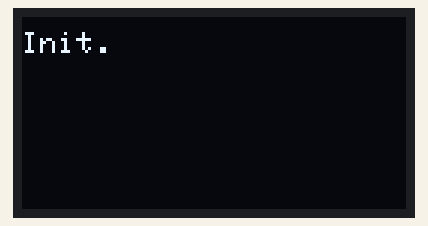
The sketch below on a simulated ESP8266 (NodeMCU). Shown: 128×64 one-colour display. WiFi joins after 1.5 s; servers stay silent unless stated; what the sketch prints to the serial monitor is not drawn.

Above: at 2.1 s.
At 2.7 s:
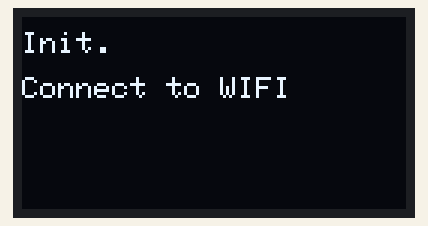
At 4.5 s:
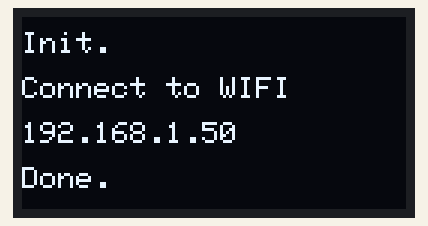

The sketch:

NodeMCU-TCP-Client.ino
```cpp
#include "ESP8266WiFi.h"
#include <Wire.h>
#include "Adafruit_SSD1306.h"
#include "Adafruit_GFX.h"

#define SCREEN_ADDRESS 0x3C

static String val = "";
const char *RemoteIp = "192.168.10.6"; // 设置远程主机Ip地址
const int RemotePort = 2000; // 设置远程主机端口号

WiFiClient client; // 创建Tcp客户端

Adafruit_SSD1306 display(128, 64, &Wire,-1);

void setup()
{
  Serial.begin(115200);
  Serial.println();

  if(!display.begin(SSD1306_SWITCHCAPVCC, SCREEN_ADDRESS)) {
    Serial.println(F("SSD1306 allocation failed"));
    for(;;); // Don't proceed, loop forever
  }
  display.setTextColor(WHITE);
  display.clearDisplay();
  display.display();
  delay(2000);

  display.setTextSize(1);
  display.setCursor(0, 5);
  display.println("Init.");
  display.display();
  delay(500);

  //WIFI连接
  WiFi.begin("CMCC-603", "h18017395008");  // 设置连接到的WiFi名称和密码
  display.setCursor(0,20);
  display.setTextSize(1);
  display.println("Connect to WIFI");
  display.display();
  Serial.println("Connect to WIFI");
  while (WiFi.status() != WL_CONNECTED)
  {
    delay(500);
  }
  Serial.println();
  Serial.println(WiFi.localIP()); // 打印NodeMCU的IP地址
  display.setCursor(0,35);
  display.setTextSize(1);
  display.println(WiFi.localIP());
  display.display();
  delay(100);

  if (!client.connect(RemoteIp, RemotePort)) // 建立tcp连接
  {

    Serial.println("Connected failed!");
    return;
  }

  client.print("5678");

  display.setTextSize(1);
  display.setCursor(0,50);
  display.println("Done.");
  display.display();
  delay(1000);
  display.clearDisplay();
  display.display();
}
void loop() {
  val="";
  if (client.available())
  {
    while (client.available() > 0) // 串口收到字符数大于零。
    {
    val += char(client.read());
    }
    Serial.println(val);

    display.clearDisplay();
    display.display();
    display.setCursor(0, 0);
    display.setTextSize(2);
    display.println(val);
    display.display();
  }
}
```

Measured:
- what the display in image 0 shows lasts 0.5 s, from 2.1 s to 2.6 s
- what the display in image 1 shows lasts 1.5 s, from 2.6 s to 4.1 s
- what the display in image 2 shows lasts 1.0 s, from 4.5 s to 5.5 s
